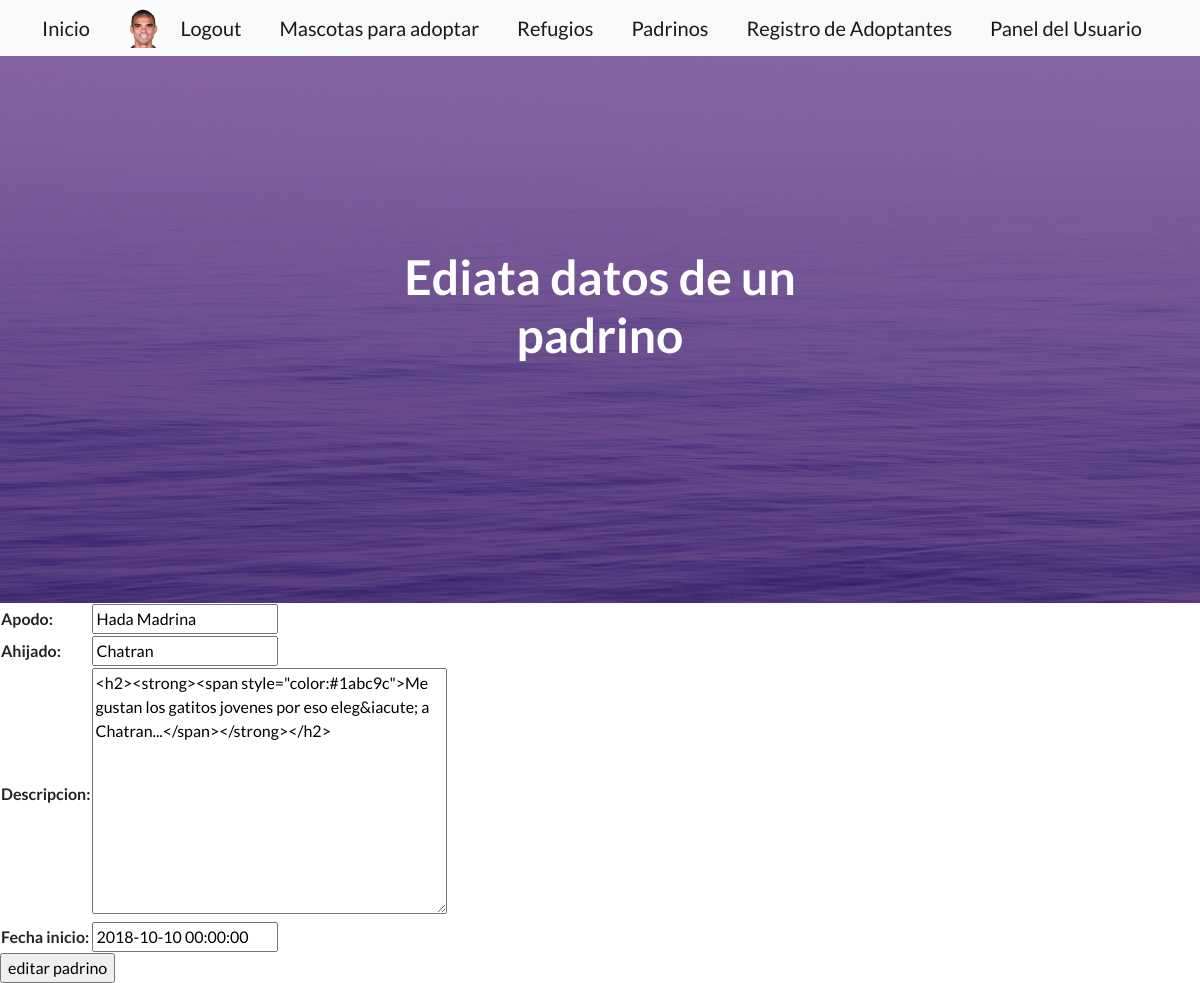
The app's page /padrino/2/editar (signed in) with its own data.
### DogsApp/models.py (models this page shows, shortened)
class Avatar(models.Model):
    user = models.OneToOneField(User,on_delete=models.CASCADE)
    imagen = models.ImageField(upload_to="avatares", null=True, blank=True)
    descripcion = models.TextField(null=True,blank=True)
    link = models.URLField(max_length=200,null=True,blank=True)

### NewApp/models.py (models this page shows, shortened)
class Padrino(models.Model):
    apodo =models.CharField(max_length=50)
    ahijado = models.CharField(max_length=50)
    descripcion = RichTextField()
    fecha_inicio = models.DateTimeField()

### NewApp/views.py (the view)
# urls.py: path("padrino/<int:pk>/editar", views.PadrinoUpdateView.as_view() ,name ="update_padrino"),
class PadrinoUpdateView(UpdateView):
    model = Padrino
    template_name = "temp_NApp/update_padrino.html"
    fields =["apodo","ahijado","descripcion","fecha_inicio"]
    success_url = reverse_lazy("listar padrino")

### NewApp/templates/temp_NApp/update_padrino.html (shortened to what this page needs)
{% extends "padre/padre.html" %}
{% block main %}
<form action ="{% url 'update_padrino' padrino.id  %}" method="post" >
        <table>
            {{form|safe}}
        </table>
        <input type = "submit" value="editar padrino">
{% endblock main %}
{% block centro %}
Ediata datos de un  padrino  <Base></Base>
{% endblock centro %}

### DogsApp/templates/padre/padre.html (shortened to what this page needs)
<!DOCTYPE html>
<html lang="en">
    {% load static  %}
    <head>
        <link href="https://cdn.jsdelivr.net/npm/bootstrap-icons@1.5.0/font/bootstrap-icons.css" rel="stylesheet" type="text/css" />
        <link href={% static "css/styles.css" %} rel="stylesheet" />
    </head>
    <body>
        <nav class="navbar navbar-light bg-light static-top">
            <div class="container">
                <a class="navbar-brand" href="/">Inicio</a>
                {% if request.user.is_authenticated %}
                {% if request.user.avatar.imagen %}
                <img src="{{request.user.avatar.imagen.url}}" alt ="" height="40px">
                {% endif %}
                <a class="navbar-brand" href='/logout/'>Logout</a>
                {% else %}
                <a class="navbar-brand" href='/registro/'>Registrarse</a>
                <a class="navbar-brand" href="{% url 'login' %}">Login</a>
                {% endif %}
                <a class="navbar-brand" href='/mascotas/'>Mascotas para adoptar</a>
                <a class="navbar-brand" href='/refugio/'>Refugios</a>
                <a class="navbar-brand" href='/padrino/'>Padrinos</a>
                <a class="navbar-brand" href='/adoptante/'>Registro de Adoptantes</a>
                <a class="navbar-brand" href="{% url "detalle usuario" %}">Panel del Usuario</a>
            </div>
        </nav>
        <header class="masthead">
            <div class="container position-relative">
                <div class="row justify-content-center">
                    <div class="col-xl-6">
                        <div class="text-center text-white">
                            <h1 class="mb-5">
                                {% block centro %}{% endblock centro %}
                            </h1>
                        </div>
                    </div>
                </div>
            </div>
        </header>
        <main>
            {% block main %}
            {% endblock main %}</h1>
    </body>
</html>

### records on screen
Padrino: apodo "Hada Madrina", ahijado "Chatran", descripcion "<h2><strong><span style=\"color:#1abc9c\">Me gustan los gatitos jovenes por eso eleg&iacute; a Chatran...</span></strong></h2>", fecha_inicio "2018-10-10 00:00:00"
